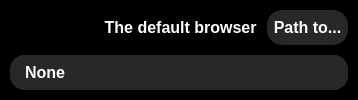
                     <widget class="QFrame" name="frame_5">
                      <property name="sizePolicy">
                       <sizepolicy hsizetype="Preferred" vsizetype="Fixed">
                        <horstretch>0</horstretch>
                        <verstretch>0</verstretch>
                       </sizepolicy>
                      </property>
                      <property name="minimumSize">
                       <size>
                        <width>80</width>
                        <height>100</height>
                       </size>
                      </property>
                      <property name="styleSheet">
                       <string notr="true">background-color: rgb(0,0,0);border-radius:20</string>
                      </property>
                      <property name="frameShape">
                       <enum>QFrame::NoFrame</enum>
                      </property>
                      <property name="frameShadow">
                       <enum>QFrame::Plain</enum>
                      </property>
                      <layout class="QGridLayout" name="gridLayout_3">
                       <property name="leftMargin">
                        <number>10</number>
                       </property>
                       <property name="topMargin">
                        <number>10</number>
                       </property>
                       <property name="rightMargin">
                        <number>10</number>
                       </property>
                       <property name="bottomMargin">
                        <number>10</number>
                       </property>
                       <property name="spacing">
                        <number>10</number>
                       </property>
                       <item row="1" column="1">
                        <widget class="QLabel" name="label_3">
                         <property name="sizePolicy">
                          <sizepolicy hsizetype="Expanding" vsizetype="Preferred">
                           <horstretch>0</horstretch>
                           <verstretch>0</verstretch>
                          </sizepolicy>
                         </property>
                         <property name="minimumSize">
                          <size>
                           <width>58</width>
                           <height>0</height>
                          </size>
                         </property>
                         <property name="font">
                          <font>
                           <family>System</family>
                           <pointsize>12</pointsize>
                           <weight>75</weight>
                           <bold>true</bold>
                          </font>
                         </property>
                         <property name="autoFillBackground">
                          <bool>false</bool>
                         </property>
                         <property name="styleSheet">
                          <string notr="true">color:white;</string>
                         </property>
                         <property name="text">
                          <string>                   The default browser</string>
                         </property>
                         <property name="alignment">
                          <set>Qt::AlignCenter</set>
                         </property>
                        </widget>
                       </item>
                       <item row="2" column="0" colspan="3">
                        <widget class="QFrame" name="frame_browser_use_1">
                         <property name="sizePolicy">
                          <sizepolicy hsizetype="Preferred" vsizetype="Fixed">
                           <horstretch>0</horstretch>
                           <verstretch>0</verstretch>
                          </sizepolicy>
                         </property>
                         <property name="minimumSize">
                          <size>
                           <width>44</width>
                           <height>35</height>
                          </size>
                         </property>
                         <property name="toolTipDuration">
                          <number>4</number>
                         </property>
                         <property name="styleSheet">
                          <string notr="true">background:rgb(40,40,40);border-radius:15px;</string>
                         </property>
                         <property name="frameShape">
                          <enum>QFrame::NoFrame</enum>
                         </property>
                         <property name="frameShadow">
                          <enum>QFrame::Raised</enum>
                         </property>
                         <layout class="QHBoxLayout" name="horizontalLayout_8">
                          <property name="spacing">
                           <number>10</number>
                          </property>
                          <property name="leftMargin">
                           <number>0</number>
                          </property>
                          <property name="topMargin">
                           <number>0</number>
                          </property>
                          <property name="rightMargin">
                           <number>0</number>
                          </property>
                          <property name="bottomMargin">
                           <number>0</number>
                          </property>
                          <item>
                           <widget class="QFrame" name="frame_8">
                            <property name="sizePolicy">
                             <sizepolicy hsizetype="Preferred" vsizetype="Fixed">
                              <horstretch>0</horstretch>
                              <verstretch>0</verstretch>
                             </sizepolicy>
                            </property>
                            <property name="minimumSize">
                             <size>
                              <width>200</width>
                              <height>35</height>
                             </size>
                            </property>
                            <property name="styleSheet">
                             <string notr="true">background:rgb(40,40,40); border-radius:15px;</string>
                            </property>
                            <property name="frameShape">
                             <enum>QFrame::NoFrame</enum>
                            </property>
                            <property name="frameShadow">
                             <enum>QFrame::Raised</enum>
                            </property>
                            <layout class="QHBoxLayout" name="horizontalLayout_12">
                             <property name="spacing">
                              <number>0</number>
                             </property>
                             <property name="leftMargin">
                              <number>5</number>
                             </property>
                             <property name="topMargin">
                              <number>0</number>
                             </property>
                             <property name="rightMargin">
                              <number>0</number>
                             </property>
                             <property name="bottomMargin">
                              <number>0</number>
                             </property>
                             <item>
                              <widget class="QLabel" name="click_browser_1">
                               <property name="font">
                                <font>
                                 <family>System</family>
                                 <pointsize>12</pointsize>
                                 <weight>75</weight>
                                 <bold>true</bold>
                                </font>
                               </property>
                               <property name="styleSheet">
                                <string notr="true">color:white;background:rgb(40,40,40);;align:left;
padding-left:10px;
</string>
                               </property>
                               <property name="text">
                                <string>None</string>
                               </property>
                               <property name="alignment">
                                <set>Qt::AlignJustify|Qt::AlignVCenter</set>
                               </property>
                               <property name="margin">
                                <number>0</number>
                               </property>
                               <property name="indent">
                                <number>2</number>
                               </property>
                              </widget>
                             </item>
                             <item>
                              <widget class="QPushButton" name="browser_close_1">
                               <property name="sizePolicy">
                                <sizepolicy hsizetype="Fixed" vsizetype="Fixed">
                                 <horstretch>0</horstretch>
                                 <verstretch>0</verstretch>
                                </sizepolicy>
                               </property>
                               <property name="minimumSize">
                                <size>
                                 <width>35</width>
                                 <height>35</height>
                                </size>
                               </property>
                               <property name="styleSheet">
                                <string notr="true">color:white;
background:rgb(40,40,40);
border-radius:15px;</string>
                               </property>
                               <property name="text">
                                <string/>
                               </property>
                               <property name="icon">
                                <iconset>
                                 <normaloff>../../../tegip/.designer/backup/cross.png</normaloff>../../../tegip/.designer/backup/cross.png</iconset>
                               </property>
                              </widget>
                             </item>
                            </layout>
                           </widget>
                          </item>
                         </layout>
                        </widget>
                       </item>
                       <item row="1" column="2">
                        <widget class="QPushButton" name="path_to_browser">
                         <property name="sizePolicy">
                          <sizepolicy hsizetype="Fixed" vsizetype="Fixed">
                           <horstretch>0</horstretch>
                           <verstretch>0</verstretch>
                          </sizepolicy>
                         </property>
                         <property name="minimumSize">
                          <size>
                           <width>81</width>
                           <height>35</height>
                          </size>
                         </property>
                         <property name="font">
                          <font>
                           <family>System</family>
                           <pointsize>12</pointsize>
                           <weight>75</weight>
                           <bold>true</bold>
                          </font>
                         </property>
                         <property name="styleSheet">
                          <string notr="true">QPushButton {
    background: rgb(40, 40, 40);
    color: white;
    border-radius: 15px;
}
QPushButton:hover {
    background: rgb(20, 20, 20);
    color: white;
    border-radius: 15px;
}
QPushButton:pressed {
    background: rgb(10, 10, 10);
}</string>
                         </property>
                         <property name="text">
                          <string>Path to...</string>
                         </property>
                        </widget>
                       </item>
                      </layout>
                     </widget>
